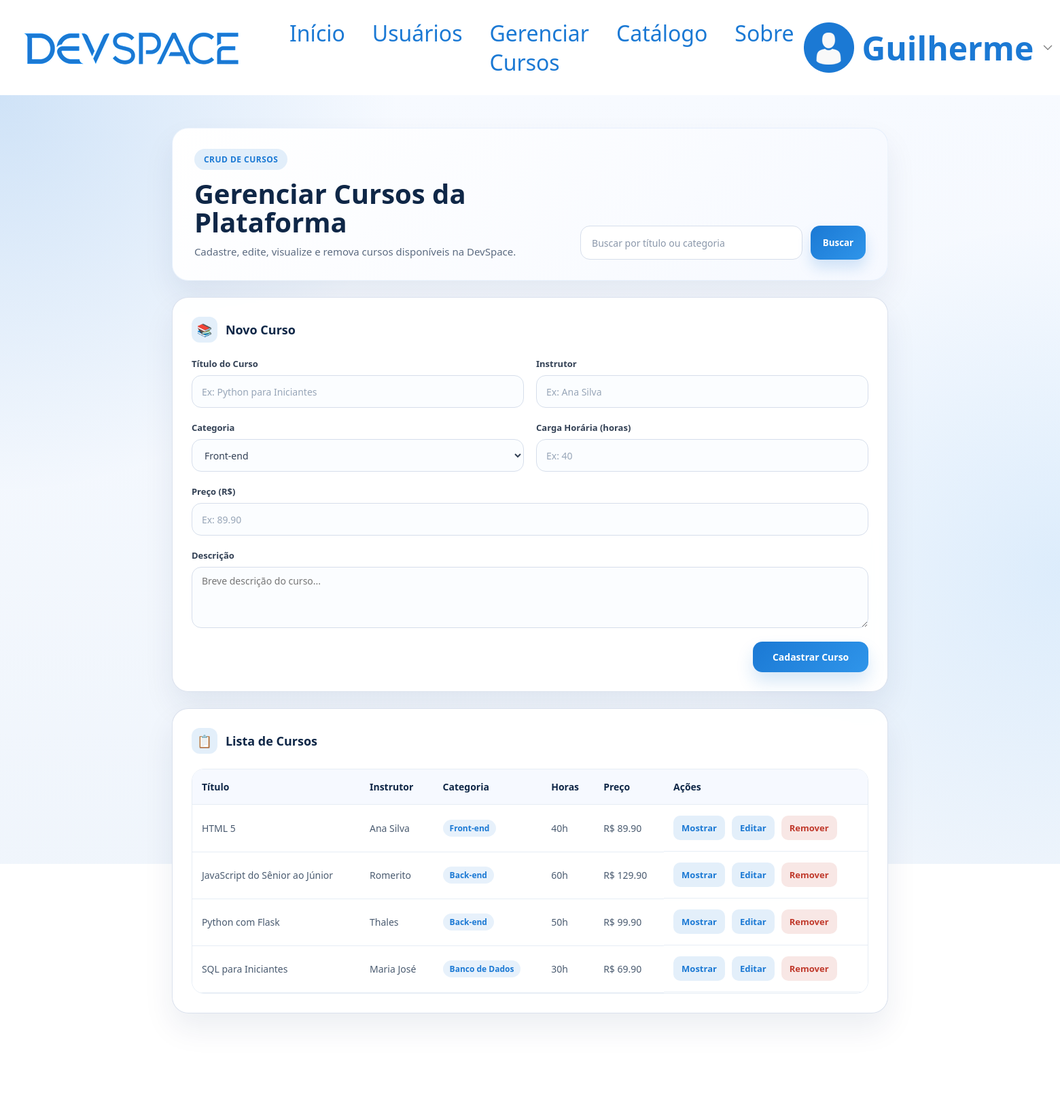
/gerenciar-cursos (signed in), run on the app's committed database.
### tables this page shows
CREATE TABLE cursos (
                id INTEGER PRIMARY KEY AUTOINCREMENT,
                titulo TEXT NOT NULL,
                instrutor TEXT NOT NULL,
                categoria TEXT NOT NULL,
                carga_horaria INTEGER NOT NULL,
                preco REAL NOT NULL,
                descricao TEXT
            );

### app.py (the view)
@app.route('/gerenciar-cursos')
@login_requerido
def gerenciar_cursos():
    usuario = usuario_da_query()
    buscar = request.args.get('buscar', '').strip()
    cursos = listar_cursos(buscar)
    return render_template(
        'cursos/gerenciar.html',
        usuario=usuario,
        cursos=cursos,
        buscar=buscar,
        curso_selecionado=None,
        curso_edicao=None
    )

### app.py (called while the page is built)
def login_requerido(f):
    @wraps(f)
    def verificar(*args, **kwargs):
        if not session.get('usuario'):
            flash('você precisa estar logado para acessar essa página.')
            return redirect(url_for('login'))
        return f(*args, **kwargs)
    return verificar

def usuario_da_query():
    usuario = session.get('usuario')
    if usuario:
        return usuario
    return {'nome': 'Visitante', 'email': ''}

### db.py (called while the page is built)
def conectar_banco():
    conexao = sqlite3.connect(CAMINHO_BANCO)
    conexao.row_factory = sqlite3.Row
    return conexao

def registro_para_curso(registro):
    if registro is None:
        return None
    return {
        'id': registro['id'],
        'titulo': registro['titulo'],
        'instrutor': registro['instrutor'],
        'categoria': registro['categoria'],
        'carga_horaria': registro['carga_horaria'],
        'preco': registro['preco'],
        'descricao': registro['descricao']
    }

def listar_cursos(filtro=''):
    termo = filtro.strip().lower()
    with conectar_banco() as conexao:
        if termo:
            registros = conexao.execute(
                '''
                SELECT id, titulo, instrutor, categoria, carga_horaria, preco, descricao
                FROM cursos
                WHERE lower(titulo) LIKE ? OR lower(categoria) LIKE ? OR lower(instrutor) LIKE ?
                ORDER BY lower(titulo)
                ''',
                (f'%{termo}%', f'%{termo}%', f'%{termo}%')
            ).fetchall()
        else:
            registros = conexao.execute(
                'SELECT id, titulo, instrutor, categoria, carga_horaria, preco, descricao FROM cursos ORDER BY lower(titulo)'
            ).fetchall()
    return [registro_para_curso(r) for r in registros]

### templates/cursos/gerenciar.html (shortened to what this page needs)
{% extends "base.html" %} {% block title %} Gerenciamento de Cursos {% endblock %} {% block css %}
<link rel="stylesheet" href="{{url_for('static', filename='css/user.css')}}" />
<link rel="stylesheet" href="{{url_for('static', filename='css/cursos_crud.css')}}" />
{% endblock %} {% block content %}
<main class="user-main">
  <div class="user-container">
    <section class="user-hero">
      <div class="user-hero-copy">
        <span class="user-label">CRUD de Cursos</span>
        <h1>Gerenciar Cursos da Plataforma</h1>
        <p>Cadastre, edite, visualize e remova cursos disponíveis na DevSpace.</p>
      </div>
      <form class="user-search" method="get" action="{{ url_for('gerenciar_cursos') }}">
        <input
          type="search"
          name="buscar"
          value="{{ buscar }}"
          placeholder="Buscar por título ou categoria"
        />
        <button type="submit">Buscar</button>
      </form>
    </section>
    <div class="user-grid">
      <section class="user-card">
        <div class="card-secao-titulo">
          <span class="secao-icone">📚</span>
          <h3>{% if curso_edicao %}Editar Curso{% else %}Novo Curso{% endif %}</h3>
        </div>
        <form
          class="user-form"
          method="post"
          action="{% if curso_edicao %}{{ url_for('editar_curso', id_curso=curso_edicao.id) }}{% else %}{{ url_for('salvar_curso') }}{% endif %}"
        >
          <div class="form-grd">
            <div class="form-grp">
              <label for="titulo">Título do Curso</label>
              <input
                type="text"
                id="titulo"
                name="titulo"
                placeholder="Ex: Python para Iniciantes"
                value="{{ curso_edicao.titulo if curso_edicao else '' }}"
              />
            </div>
            <div class="form-grp">
              <label for="instrutor">Instrutor</label>
              <input
                type="text"
                id="instrutor"
                name="instrutor"
                placeholder="Ex: Ana Silva"
                value="{{ curso_edicao.instrutor if curso_edicao else '' }}"
              />
            </div>
          </div>
          <div class="form-grd">
            <div class="form-grp">
              <label for="categoria">Categoria</label>
              <select id="categoria" name="categoria" class="form-select">
                {% set cats = ['Front-end', 'Back-end', 'Banco de Dados', 'Mobile', 'DevOps', 'Design', 'Outros'] %}
                {% for cat in cats %}
                <option value="{{ cat }}" {% if curso_edicao and curso_edicao.categoria == cat %}selected{% endif %}>{{ cat }}</option>
                {% endfor %}
              </select>
            </div>
            <div class="form-grp">
              <label for="carga_horaria">Carga Horária (horas)</label>
              <input
                type="number"
                id="carga_horaria"
                name="carga_horaria"
                min="1"
                placeholder="Ex: 40"
                value="{{ curso_edicao.carga_horaria if curso_edicao else '' }}"
              />
            </div>
          </div>
          <div class="form-grd form-grd-senha">
            <div class="form-grp">
              <label for="preco">Preço (R$)</label>
              <input
                type="number"
                id="preco"
                name="preco"
                step="0.01"
                min="0"
                placeholder="Ex: 89.90"
                value="{{ curso_edicao.preco if curso_edicao else '' }}"
              />
            </div>
          </div>
          <div class="form-grd form-grd-senha">
            <div class="form-grp">
              <label for="descricao">Descrição</label>
              <textarea
                id="descricao"
                name="descricao"
                rows="3"
                placeholder="Breve descrição do curso..."
                class="form-textarea"
              >{{ curso_edicao.descricao if curso_edicao else '' }}</textarea>
            </div>
          </div>
          <div class="salvar-btn-wrapper">
            <button class="btn-salvar" type="submit">
              {% if curso_edicao %}Salvar Alterações{% else %}Cadastrar Curso{% endif %}
            </button>
          </div>
        </form>
      </section>
      <section class="user-card">
        <div class="card-secao-titulo">
          <span class="secao-icone">📋</span>
          <h3>Lista de Cursos</h3>
        </div>
        <div class="tabela-wrapper">
          <table class="tabela-usuarios">
            <thead>
              <tr>
                <th>Título</th>
                <th>Instrutor</th>
                <th>Categoria</th>
                <th>Horas</th>
                <th>Preço</th>
                <th>Ações</th>
              </tr>
            </thead>
            <tbody>
              {% for curso in cursos %}
              <tr>
                <td>{{ curso.titulo }}</td>
                <td>{{ curso.instrutor }}</td>
                <td><span class="badge-categoria">{{ curso.categoria }}</span></td>
                <td>{{ curso.carga_horaria }}h</td>
                <td>R$ {{ "%.2f"|format(curso.preco) }}</td>
                <td class="acoes">
                  <a class="acao-link" href="{{ url_for('mostrar_curso', id_curso=curso.id) }}">Mostrar</a>
                  <a class="acao-link" href="{{ url_for('editar_curso', id_curso=curso.id) }}">Editar</a>
                  <form method="post" action="{{ url_for('remover_curso', id_curso=curso.id) }}">
                    <button class="acao-excluir" type="submit">Remover</button>
                  </form>
                </td>
              </tr>
              {% else %}
              <tr>
                <td colspan="6" class="linha-vazia">Nenhum curso encontrado.</td>
              </tr>
              {% endfor %}
            </tbody>
          </table>
        </div>
      </section>
    </div>
  </div>
</main>
{% endblock %}

### static/css/styles.css (style rules this page uses)
* { margin: 0; padding: 0; box-sizing: border-box; font-family: "Segoe UI", Tahoma, Geneva, Verdana, sans-serif; }
main { display: flex; height: 100vh; }
section { width: 50%; }

### static/css/user.css (style rules this page uses)
.user-main { min-height: calc(100vh - 140px - 100px); padding: 48px 8%; background: radial-gradient( circle at top left, rgba(27, 121, 212, 0.18), transparent 28% ), radial-gradient( circle at right center, rgba(60, 158, 240, 0.12), transparent 30% ), linear-gradient(180deg, #f7faff 0%, #eef4fb 100%); height: fit-content; }
.user-container { max-width: 1240px; margin: 0 auto; display: flex; flex-direction: column; gap: 24px; }
.user-hero { display: flex; justify-content: space-between; gap: 24px; align-items: flex-end; padding: 30px 32px; border: 1px solid rgba(27, 121, 212, 0.08); border-radius: 24px; background: linear-gradient(135deg, #ffffff 0%, #f6f9ff 100%); box-shadow: 0 22px 45px rgba(16, 44, 84, 0.08); width: 100%; }
.user-label { display: inline-flex; margin-bottom: 14px; padding: 7px 14px; border-radius: 999px; background: rgba(27, 121, 212, 0.12); color: #1b79d4; font-size: 12px; font-weight: 800; letter-spacing: 0.04em; text-transform: uppercase; }
.user-hero h1 { font-size: clamp(28px, 3vw, 40px); line-height: 1.05; color: #0f2747; margin-bottom: 10px; }
.user-hero p { max-width: 620px; color: #5c6b80; font-size: 15px; line-height: 1.6; }
.user-search { display: flex; gap: 12px; flex: 0 0 min(420px, 100%); align-items: center; }
.user-search input { flex: 1; height: 50px; padding: 0 16px; border: 1px solid #d6deeb; border-radius: 14px; background: #ffffff; font-size: 14px; outline: none; box-shadow: inset 0 1px 0 rgba(255, 255, 255, 0.8); }
.user-search input::placeholder { color: #8a97aa; }
.user-search button { border: none; border-radius: 14px; height: 50px; padding: 0 18px; background: linear-gradient(135deg, #1b79d4 0%, #2f95ea 100%); color: #ffffff; font-weight: 800; cursor: pointer; box-shadow: 0 12px 20px rgba(27, 121, 212, 0.18); }
.user-card { width: 100%; background: rgba(255, 255, 255, 0.96); border: 1px solid rgba(214, 222, 235, 0.9); border-radius: 24px; padding: 28px; box-shadow: 0 22px 45px rgba(16, 44, 84, 0.08); backdrop-filter: blur(10px); }
.card-secao-titulo { display: flex; align-items: center; gap: 12px; margin-bottom: 22px; }
.card-secao-titulo h3 { font-size: 18px; font-weight: 800; color: #0f2747; }
.secao-icone { width: 38px; height: 38px; display: inline-flex; align-items: center; justify-content: center; border-radius: 12px; background: rgba(27, 121, 212, 0.12); color: #1b79d4; font-size: 18px; }
.user-grid { display: flex; flex-direction: column; gap: 24px; }
.user-form { display: flex; flex-direction: column; gap: 20px; }
.form-grd { display: grid; grid-template-columns: 1fr 1fr; gap: 18px; }
.form-grd-senha { grid-template-columns: 1fr; }
.form-grp { display: flex; flex-direction: column; gap: 8px; }
.form-grp label { font-size: 13px; font-weight: 800; color: #334155; }
.form-grp input { height: 48px; border: 1px solid #d6deeb; border-radius: 14px; padding: 0 14px; font-size: 14px; outline: none; background: #fbfdff; }
.form-grp input::placeholder { color: #98a6b8; }
.salvar-btn-wrapper { display: flex; justify-content: flex-end; }
.btn-salvar { min-width: 170px; border: none; border-radius: 14px; padding: 13px 22px; background: linear-gradient(135deg, #1b79d4 0%, #2f95ea 100%); color: #ffffff; font-size: 14px; font-weight: 800; cursor: pointer; box-shadow: 0 14px 24px rgba(27, 121, 212, 0.18); }
.tabela-wrapper { overflow-x: auto; border-radius: 18px; border: 1px solid #e6edf5; }
.tabela-usuarios { width: 100%; border-collapse: collapse; background: #ffffff; }
.tabela-usuarios thead { background: #f6f9ff; }
.tabela-usuarios th, .tabela-usuarios td { padding: 16px 14px; border-bottom: 1px solid #e6edf5; text-align: left; font-size: 14px; }
.tabela-usuarios th { color: #0f2747; font-weight: 800; }
.tabela-usuarios td { color: #4a5b70; }
.acoes { display: flex; flex-wrap: wrap; gap: 10px; align-items: center; }
.acao-link, .acao-excluir { border: none; border-radius: 10px; padding: 9px 12px; font-size: 13px; font-weight: 800; text-decoration: none; cursor: pointer; }
.acao-link { background: rgba(27, 121, 212, 0.12); color: #1b79d4; }
.acao-excluir { background: rgba(192, 57, 43, 0.12); color: #c0392b; }

### data on the page
cursos: titulo "HTML 5", instrutor "Ana Silva", categoria "Front-end", carga_horaria "40", preco "89.90"
cursos: titulo "JavaScript do Sênior ao Júnior", instrutor "Romerito", categoria "Back-end", carga_horaria "60", preco "129.90"
cursos: titulo "Python com Flask", instrutor "Thales", categoria "Back-end", carga_horaria "50", preco "99.90"
cursos: titulo "SQL para Iniciantes", instrutor "Maria José", categoria "Banco de Dados", carga_horaria "30", preco "69.90"

### other printed values
{{ usuario_logado.nome }} "Guilherme"
form field categoria "Front-end"
